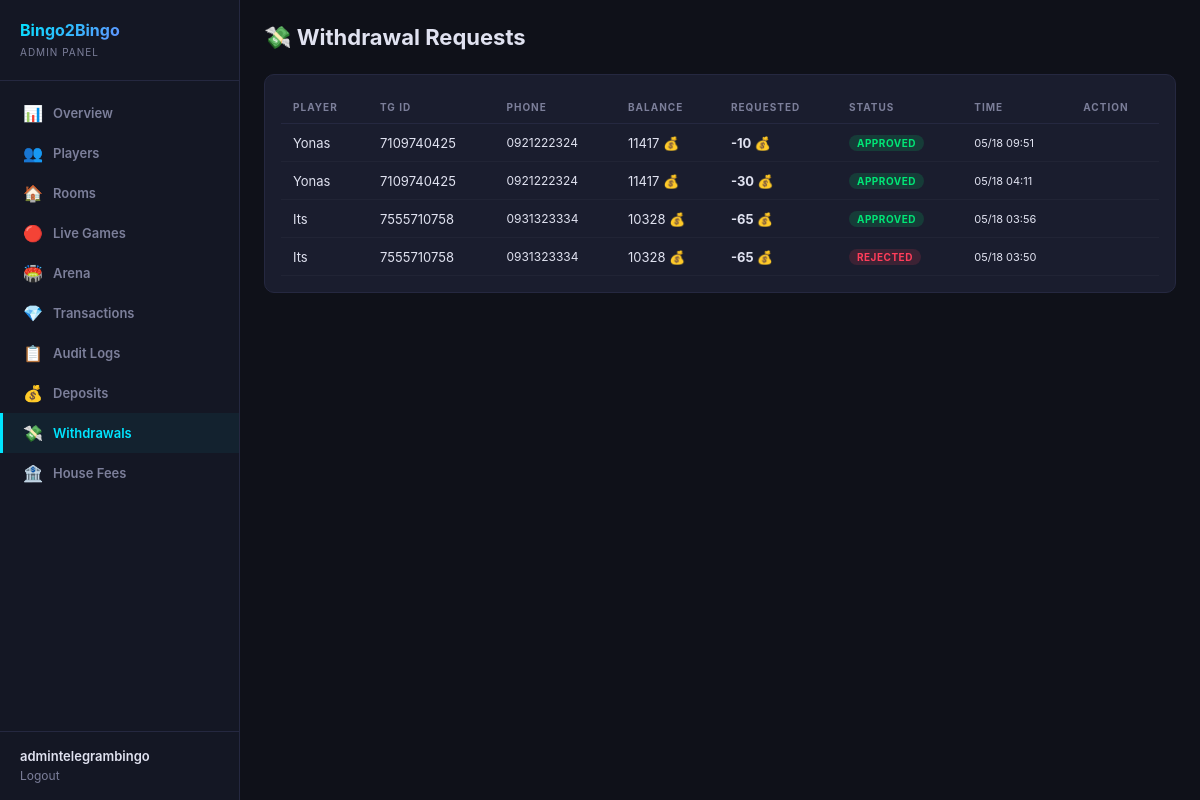
Before: /dashboard/withdrawals/ (signed in) with the older database file.
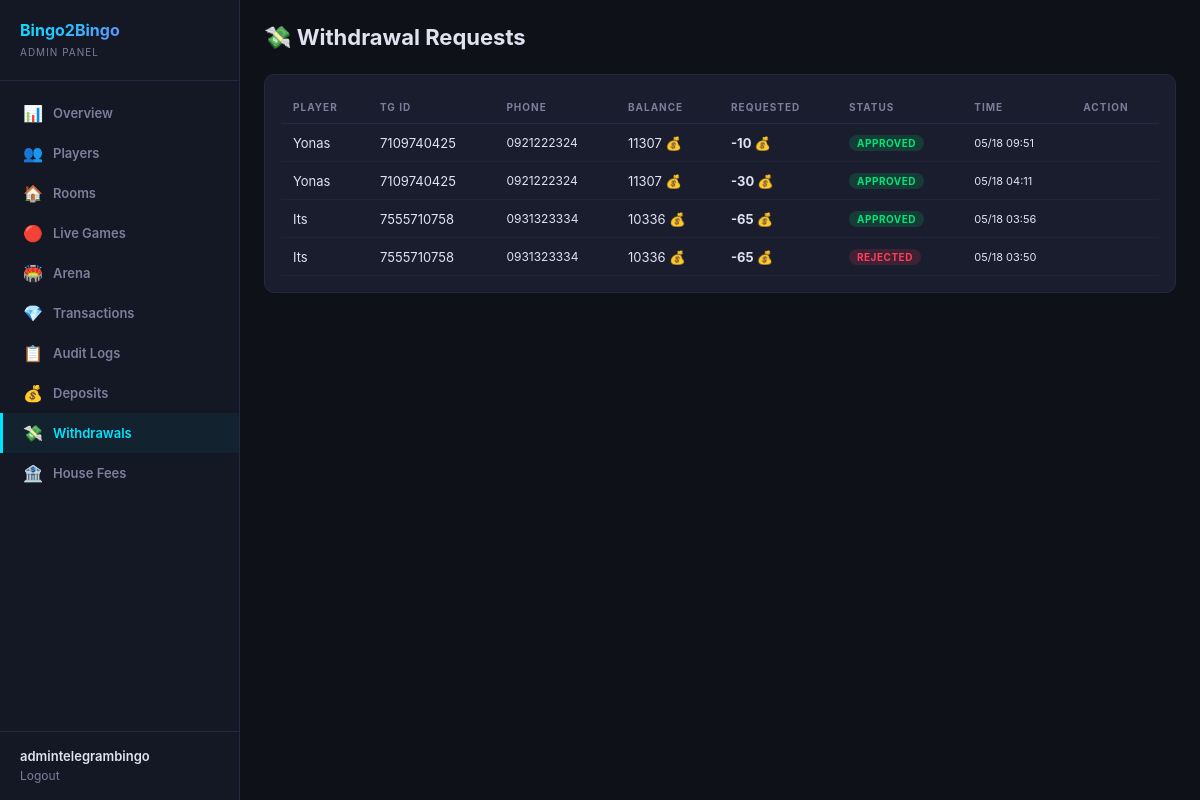
After: the same page with the newer database file.
### finance/models.py (models this page shows, shortened)
class WithdrawalRequest(models.Model):
    class Status(models.TextChoices):
        PENDING = 'pending', 'Pending'
        APPROVED = 'approved', 'Approved'
        REJECTED = 'rejected', 'Rejected'
    player = models.ForeignKey(Player, on_delete=models.CASCADE, related_name='withdrawal_requests')
    amount = models.BigIntegerField()
    status = models.CharField(max_length=10, choices=Status.choices, default=Status.PENDING)
    reviewed_by = models.ForeignKey(User, null=True, blank=True, on_delete=models.SET_NULL)
    created_at = models.DateTimeField(default=timezone.now)
    reviewed_at = models.DateTimeField(null=True, blank=True)
    class Meta:
        verbose_name = 'Withdrawal Request'
        verbose_name_plural = 'Withdrawal Requests'
        ordering = ['-created_at']

### users/models.py (models this page shows, shortened)
class Player(models.Model):
    telegram_id = models.BigIntegerField(unique=True, db_index=True)
    username = models.CharField(max_length=255, blank=True, default='')
    first_name = models.CharField(max_length=255, blank=True, default='')
    phone_number = models.CharField(max_length=20, blank=True, default='')
    coins = models.BigIntegerField(default=10)
    wins = models.IntegerField(default=0)
    losses = models.IntegerField(default=0)
    games_played = models.IntegerField(default=0)
    xp = models.BigIntegerField(default=0)
    level = models.IntegerField(default=1)
    referral_code = models.CharField(max_length=32, unique=True, blank=True)
    invited_by = models.ForeignKey(
        'self', null=True, blank=True,
        on_delete=models.SET_NULL,
        related_name='invitees'
    )
    is_banned = models.BooleanField(default=False)
    last_daily_bonus = models.DateTimeField(null=True, blank=True)
    created_at = models.DateTimeField(default=timezone.now)
    class Meta:
        verbose_name = 'Player'
        verbose_name_plural = 'Players'
        ordering = ['-coins']

### dashboard/views.py (the view)
# urls.py: path('withdrawals/', views.finance_withdrawals, name='admin_withdrawals'),
@admin_required
def finance_withdrawals(request):
    from finance.views import admin_withdrawals
    return admin_withdrawals(request)

### dashboard/auth.py (called while the page is built)
def admin_required(view_func):
    @wraps(view_func)
    def wrapper(request, *args, **kwargs):
        if not request.user.is_authenticated:
            return redirect('dashboard:login')
        if not request.user.is_staff and not request.user.is_superuser:
            messages.error(request, 'Access denied. Staff only.')
            return redirect('dashboard:login')
        return view_func(request, *args, **kwargs)
    return wrapper

### finance/views.py (called while the page is built)
@admin_required
def admin_withdrawals(request):
    withdrawals = WithdrawalRequest.objects.select_related('player', 'reviewed_by').order_by('-created_at')[:100]
    return render(request, 'finance/admin_withdrawals.html', {
        'withdrawals': withdrawals,
        'status_filter': request.GET.get('status', 'all'),
    })

### finance/templates/finance/admin_withdrawals.html (shortened to what this page needs)
{% extends 'dashboard/base.html' %}
{% block content %}
<div class="header"><h1>💸 Withdrawal Requests</h1></div>
<div class="card">
  <table>
    <thead><tr><th>Player</th><th>TG ID</th><th>Phone</th><th>Balance</th><th>Requested</th><th>Status</th><th>Time</th><th>Action</th></tr></thead>
    <tbody>
    {% for w in withdrawals %}
    <tr>
      <td>{{ w.player.first_name }}</td>
      <td>{{ w.player.telegram_id }}</td>
      <td style="font-size:12px;">{{ w.player.phone_number|default:"—" }}</td>
      <td>{{ w.player.coins }} 💰</td>
      <td style="color:var(--neon-pink);font-weight:700;">-{{ w.amount }} 💰</td>
      <td>{% if w.status == 'pending' %}<span class="badge badge-warning">Pending</span>
        {% elif w.status == 'approved' %}<span class="badge badge-success">Approved</span>
        {% else %}<span class="badge badge-danger">Rejected</span>{% endif %}</td>
      <td style="font-size:11px;">{{ w.created_at|date:"m/d H:i" }}</td>
      <td>
      </td>
    </tr>
    {% empty %}
    <tr><td colspan="8" style="text-align:center;color:var(--muted);padding:32px;">No withdrawal requests</td></tr>
    {% endfor %}
    </tbody>
  </table>
</div>
{% endblock %}

Changed rows visible on the page:
changed through a linked row, WithdrawalRequest (number 1 of 4 on the later page): player.coins "11417" → "11307"
changed through a linked row, WithdrawalRequest (number 2 of 4 on the later page): player.coins "11417" → "11307"
changed through a linked row, WithdrawalRequest (number 3 of 4 on the later page): player.coins "10328" → "10336"
changed through a linked row, WithdrawalRequest (number 4 of 4 on the later page): player.coins "10328" → "10336"
